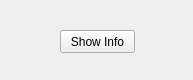
<?xml version="1.0" encoding="UTF-8"?>
<ui version="4.0">
 <class>Widget</class>
 <widget class="QWidget" name="Widget">
  <property name="geometry">
   <rect>
    <x>0</x>
    <y>0</y>
    <width>193</width>
    <height>80</height>
   </rect>
  </property>
  <property name="windowTitle">
   <string>Widget</string>
  </property>
  <widget class="QPushButton" name="pushButton">
   <property name="geometry">
    <rect>
     <x>60</x>
     <y>30</y>
     <width>75</width>
     <height>23</height>
    </rect>
   </property>
   <property name="text">
    <string>Show Info</string>
   </property>
  </widget>
 </widget>
 <resources/>
 <connections/>
</ui>
